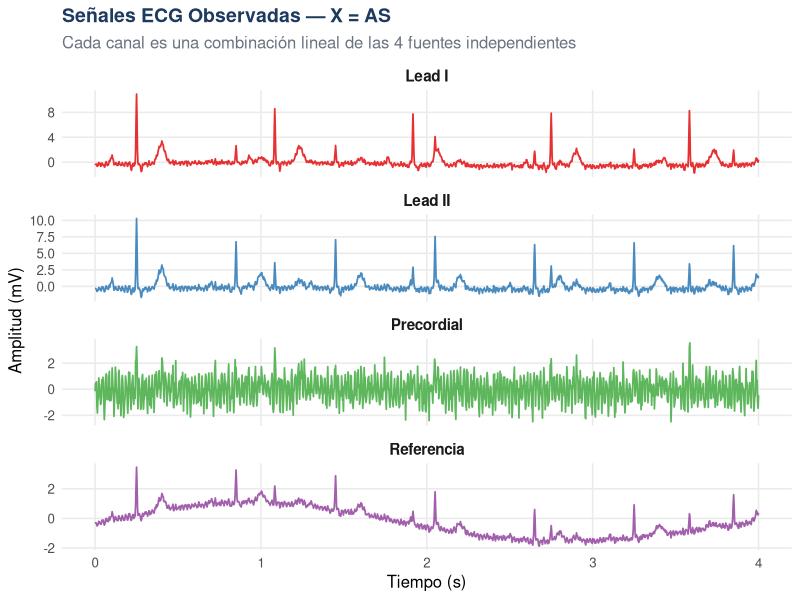
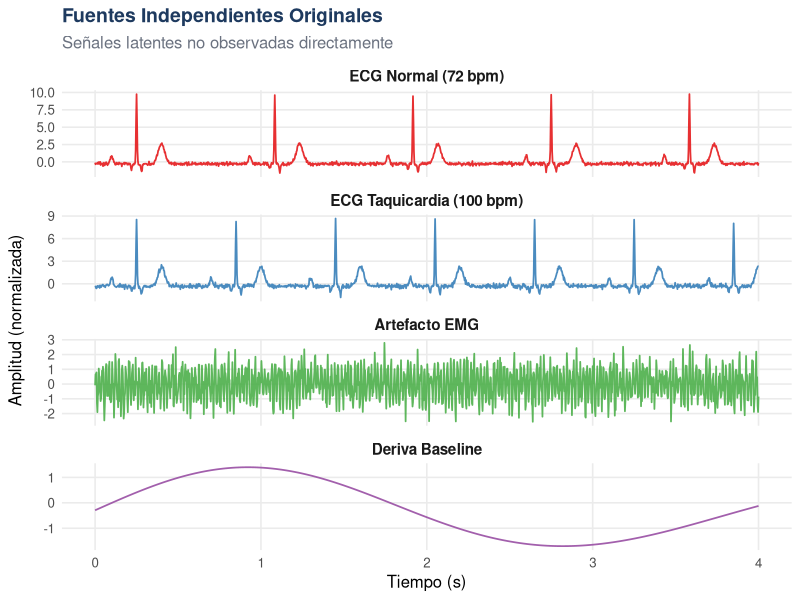
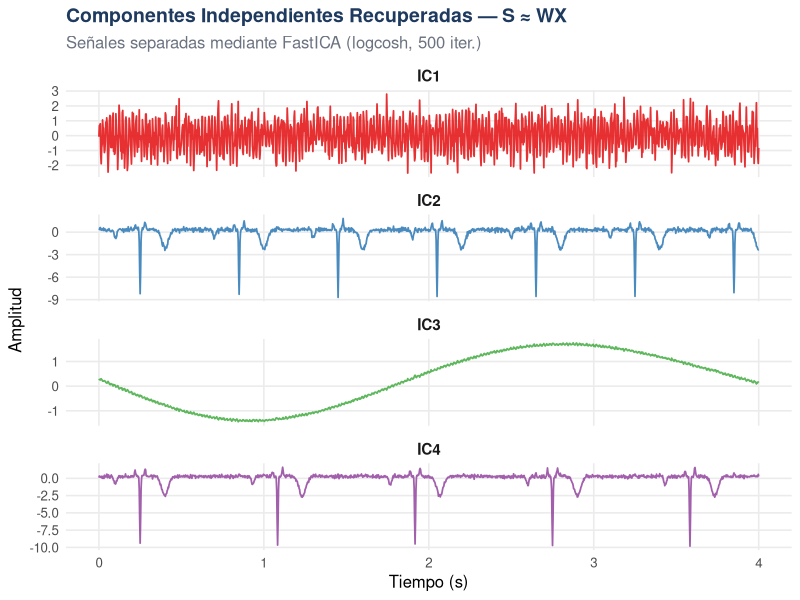
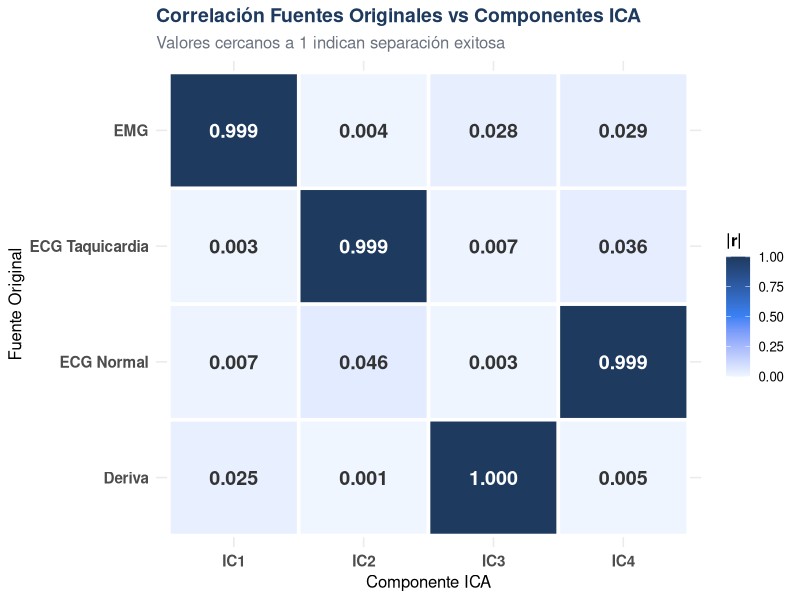
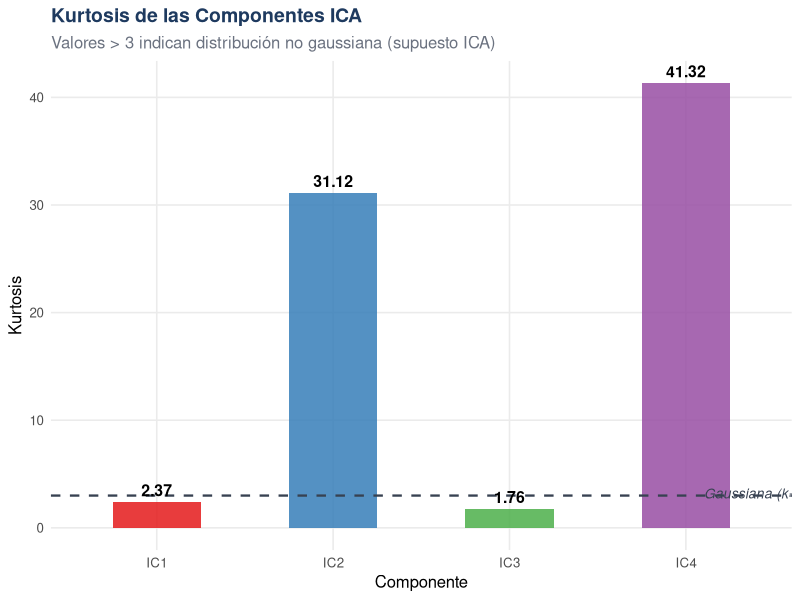
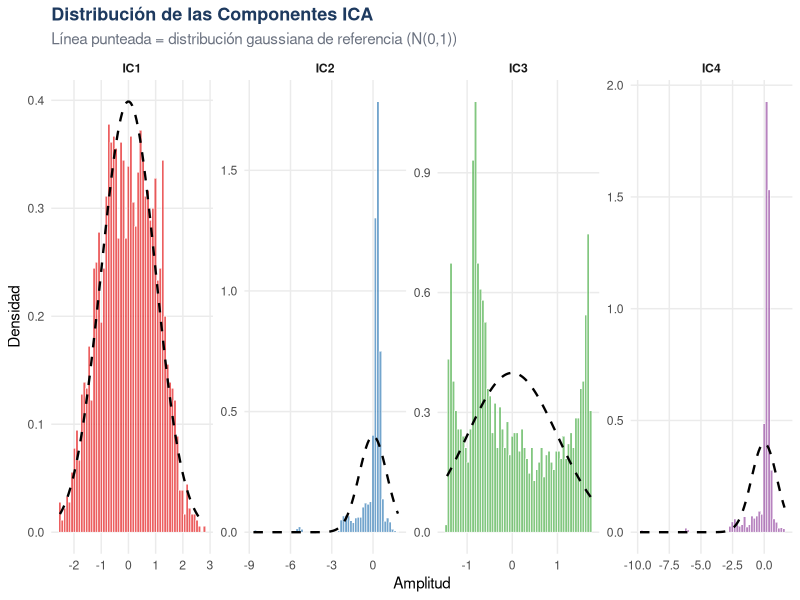
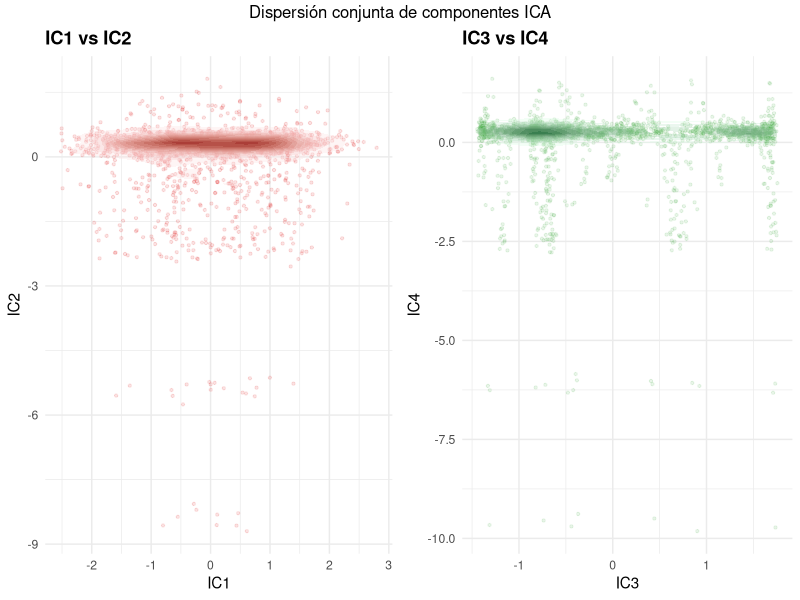

These charts were generated, in order, by the following R code:
## ---- chunk 1
knitr::opts_chunk$set(
  echo    = TRUE,
  warning = FALSE,
  message = FALSE,
  fig.align = "center",
  fig.width  = 12,
  fig.height = 6,
  dpi     = 150
)
## ---- chunk 2
# Instalación automática de paquetes si no están disponibles
required_packages <- c("fastICA", "ggplot2", "tidyr", "dplyr",
                       "gridExtra", "RColorBrewer", "kableExtra")

for (pkg in required_packages) {
  if (!requireNamespace(pkg, quietly = TRUE)) {
    install.packages(pkg, repos = "https://cran.r-project.org")
  }
}

library(fastICA)
library(ggplot2)
library(tidyr)
library(dplyr)
library(gridExtra)
library(RColorBrewer)
library(kableExtra)

set.seed(42)
colors_4 <- brewer.pal(4, "Set1")
## ---- chunk 3
dataset_info <- data.frame(
  Registro  = c("100","101","103","106","117","119","122","207","214","222","223","231"),
  Waveform  = paste0("wave", c("100","101","103","106","117","119",
                                "122","207","214","222","223","231")),
  Sexo      = c("Masculino","Femenino","Masculino","Femenino","Masculino","Femenino",
                "Masculino","Femenino","Masculino","Femenino","Masculino","Femenino"),
  Edad      = c(69, 75, "N/R", 24, 69, 51, 51, 89, 53, 84, 73, 72),
  stringsAsFactors = FALSE
)

kable(dataset_info, caption = "Registros del dataset MIT-BIH Arrhythmia Database",
      align = c("c","c","c","c")) %>%
  kable_styling(bootstrap_options = c("striped","hover","condensed"),
                full_width = FALSE, position = "center") %>%
  column_spec(1, bold = TRUE, color = "#1E3A5F") %>%
  row_spec(0, bold = TRUE, background = "#2563EB", color = "white")
## ---- chunk 4
n_samples <- 2000   # Muestras por señal
fs        <- 360    # Frecuencia de muestreo estándar MIT-BIH (Hz)
t         <- seq(0, n_samples - 1) / fs

cat(sprintf("Duración de la señal : %.2f segundos\n", max(t)))
cat(sprintf("Frecuencia de muestreo: %d Hz\n", fs))
cat(sprintf("Total de muestras    : %d\n", n_samples))
## ---- chunk 5
# Función para generar un latido ECG sintético (morfología PQRST)
ecg_beat <- function(t_vec, hr = 75, noise_sd = 0.02) {
  rr   <- 60 / hr
  beat <- numeric(length(t_vec))
  for (tb in seq(0, max(t_vec), by = rr)) {
    beat <- beat + 0.15 * exp(-((t_vec - (tb + 0.10))^2) / (2 * 0.008^2))  # P
    beat <- beat - 0.10 * exp(-((t_vec - (tb + 0.22))^2) / (2 * 0.004^2))  # Q
    beat <- beat + 1.20 * exp(-((t_vec - (tb + 0.25))^2) / (2 * 0.003^2))  # R
    beat <- beat - 0.15 * exp(-((t_vec - (tb + 0.28))^2) / (2 * 0.004^2))  # S
    beat <- beat + 0.35 * exp(-((t_vec - (tb + 0.40))^2) / (2 * 0.020^2))  # T
  }
  beat + rnorm(length(t_vec), 0, noise_sd)
}

normalize <- function(x) (x - mean(x)) / sd(x)

# Fuente 1: Ritmo sinusal normal (~72 bpm) — registros 100, 122, 231
S1 <- normalize(ecg_beat(t, hr = 72,  noise_sd = 0.015))

# Fuente 2: Taquicardia (~100 bpm) — registros 207, 117
S2 <- normalize(ecg_beat(t, hr = 100, noise_sd = 0.020))

# Fuente 3: Artefacto EMG (interferencia muscular 50/120 Hz)
S3 <- normalize(0.4 * sin(2*pi*50*t) +
                0.2 * rnorm(n_samples) +
                0.1 * sin(2*pi*120*t))

# Fuente 4: Deriva de línea base (respiración ~0.25 Hz)
S4 <- normalize(0.5 * sin(2*pi*0.25*t) +
                0.1 * sin(2*pi*0.35*t))

S_true <- rbind(S1, S2, S3, S4)
## ---- chunk 6
# Matriz de mezcla A: representa la captación de cada electrodo
A <- matrix(c(
  0.85, 0.30, 0.15, 0.20,   # Lead I
  0.35, 0.80, 0.20, 0.10,   # Lead II
  0.20, 0.15, 0.90, 0.05,   # Precordial (EMG dominante)
  0.10, 0.25, 0.10, 0.85    # Referencia (deriva dominante)
), nrow = 4, byrow = TRUE)

rownames(A) <- c("Lead I", "Lead II", "Precordial", "Referencia")
colnames(A) <- c("ECG Normal", "ECG Taquicardia", "EMG", "Deriva")

kable(round(A, 3), caption = "Matriz de mezcla A (electrodos × fuentes)",
      align = "c") %>%
  kable_styling(bootstrap_options = c("striped","hover","condensed"),
                full_width = FALSE, position = "center") %>%
  row_spec(0, bold = TRUE, background = "#2563EB", color = "white") %>%
  column_spec(1, bold = TRUE)

# Señales observadas: X = A * S
X_observed <- A %*% S_true

X_df <- as.data.frame(t(X_observed))
colnames(X_df) <- c("Lead_I","Lead_II","Precordial","Referencia")
X_df$tiempo <- t
## ---- chunk 7
X_long <- X_df %>%
  select(tiempo, Lead_I, Lead_II, Precordial, Referencia) %>%
  pivot_longer(-tiempo, names_to = "Canal", values_to = "Amplitud") %>%
  mutate(Canal = factor(Canal,
    levels = c("Lead_I","Lead_II","Precordial","Referencia"),
    labels = c("Lead I","Lead II","Precordial","Referencia")))

ggplot(X_long %>% filter(tiempo <= 4),
       aes(x = tiempo, y = Amplitud, color = Canal)) +
  geom_line(linewidth = 0.6, alpha = 0.9) +
  facet_wrap(~ Canal, ncol = 1, scales = "free_y") +
  scale_color_manual(values = colors_4) +
  labs(title = "Señales ECG Observadas — X = AS",
       subtitle = "Cada canal es una combinación lineal de las 4 fuentes independientes",
       x = "Tiempo (s)", y = "Amplitud (mV)") +
  theme_minimal(base_size = 12) +
  theme(legend.position  = "none",
        plot.title       = element_text(face = "bold", color = "#1E3A5F", size = 14),
        plot.subtitle    = element_text(color = "#6B7280"),
        strip.text       = element_text(face = "bold", size = 11),
        panel.grid.minor = element_blank())
## ---- chunk 8
S_df <- as.data.frame(t(S_true))
colnames(S_df) <- c("ECG_Normal","ECG_Taquicardia","EMG","Deriva_Baseline")
S_df$tiempo <- t

S_long <- S_df %>%
  filter(tiempo <= 4) %>%
  pivot_longer(-tiempo, names_to = "Fuente", values_to = "Amplitud") %>%
  mutate(Fuente = factor(Fuente,
    levels = c("ECG_Normal","ECG_Taquicardia","EMG","Deriva_Baseline"),
    labels = c("ECG Normal (72 bpm)","ECG Taquicardia (100 bpm)",
               "Artefacto EMG","Deriva Baseline")))

ggplot(S_long, aes(x = tiempo, y = Amplitud, color = Fuente)) +
  geom_line(linewidth = 0.6, alpha = 0.9) +
  facet_wrap(~ Fuente, ncol = 1, scales = "free_y") +
  scale_color_manual(values = colors_4) +
  labs(title = "Fuentes Independientes Originales",
       subtitle = "Señales latentes no observadas directamente",
       x = "Tiempo (s)", y = "Amplitud (normalizada)") +
  theme_minimal(base_size = 12) +
  theme(legend.position  = "none",
        plot.title       = element_text(face = "bold", color = "#1E3A5F", size = 14),
        plot.subtitle    = element_text(color = "#6B7280"),
        strip.text       = element_text(face = "bold", size = 11),
        panel.grid.minor = element_blank())
## ---- chunk 9
ica_result <- fastICA(
  X        = t(X_observed),   # n_muestras × n_canales
  n.comp   = 4,
  alg.typ  = "parallel",
  fun      = "logcosh",        # función de negentropía robusta para ECG
  alpha    = 1.0,
  method   = "C",
  row.norm = FALSE,
  maxit    = 500,
  tol      = 1e-6,
  verbose  = FALSE
)

ICA_components <- as.data.frame(ica_result$S)
colnames(ICA_components) <- paste0("IC", 1:4)
ICA_components$tiempo <- t

cat("Dimensiones de la matriz de separación W:", dim(ica_result$W), "\n")
cat("Dimensiones de las componentes S        :", dim(ica_result$S), "\n")
## ---- chunk 10
ICA_long <- ICA_components %>%
  filter(tiempo <= 4) %>%
  pivot_longer(-tiempo, names_to = "Componente", values_to = "Amplitud")

ggplot(ICA_long, aes(x = tiempo, y = Amplitud, color = Componente)) +
  geom_line(linewidth = 0.6, alpha = 0.9) +
  facet_wrap(~ Componente, ncol = 1, scales = "free_y") +
  scale_color_manual(values = colors_4) +
  labs(title = "Componentes Independientes Recuperadas — S \u2248 WX",
       subtitle = "Señales separadas mediante FastICA (logcosh, 500 iter.)",
       x = "Tiempo (s)", y = "Amplitud") +
  theme_minimal(base_size = 12) +
  theme(legend.position  = "none",
        plot.title       = element_text(face = "bold", color = "#1E3A5F", size = 14),
        plot.subtitle    = element_text(color = "#6B7280"),
        strip.text       = element_text(face = "bold", size = 11),
        panel.grid.minor = element_blank())
## ---- chunk 11
W_display <- as.data.frame(round(ica_result$W, 4))
colnames(W_display) <- c("Lead I","Lead II","Precordial","Referencia")
rownames(W_display) <- paste0("IC", 1:4)

kable(W_display, caption = "Matriz de separación W estimada por FastICA",
      align = "c") %>%
  kable_styling(bootstrap_options = c("striped","hover","condensed"),
                full_width = FALSE, position = "center") %>%
  row_spec(0, bold = TRUE, background = "#2563EB", color = "white") %>%
  column_spec(1, bold = TRUE)
## ---- chunk 12
cor_abs <- abs(cor(t(S_true), ica_result$S))
rownames(cor_abs) <- c("ECG Normal","ECG Taquicardia","EMG","Deriva")
colnames(cor_abs) <- paste0("IC", 1:4)

kable(round(cor_abs, 4),
      caption = "|Correlación| entre fuentes originales y componentes ICA",
      align = "c") %>%
  kable_styling(bootstrap_options = c("striped","hover","condensed"),
                full_width = FALSE, position = "center") %>%
  row_spec(0, bold = TRUE, background = "#2563EB", color = "white") %>%
  column_spec(1, bold = TRUE)
## ---- chunk 13
cor_df   <- as.data.frame(cor_abs)
cor_df$Fuente <- rownames(cor_abs)
cor_long <- pivot_longer(cor_df, -Fuente,
                         names_to = "Componente", values_to = "Correlacion")

ggplot(cor_long, aes(x = Componente, y = Fuente, fill = Correlacion)) +
  geom_tile(color = "white", linewidth = 1.2) +
  geom_text(aes(label = sprintf("%.3f", Correlacion)),
            size = 5, fontface = "bold",
            color = ifelse(cor_long$Correlacion > 0.5, "white", "gray20")) +
  scale_fill_gradient2(low = "#EFF6FF", mid = "#3B82F6", high = "#1E3A5F",
                       midpoint = 0.5, limits = c(0, 1),
                       name = "|r|") +
  labs(title = "Correlación Fuentes Originales vs Componentes ICA",
       subtitle = "Valores cercanos a 1 indican separación exitosa",
       x = "Componente ICA", y = "Fuente Original") +
  theme_minimal(base_size = 12) +
  theme(plot.title    = element_text(face = "bold", color = "#1E3A5F", size = 14),
        plot.subtitle = element_text(color = "#6B7280"),
        axis.text     = element_text(face = "bold", size = 11),
        legend.title  = element_text(face = "bold"))
## ---- chunk 14
# SNR de reconstrucción
snr_db <- function(signal, noise) 10 * log10(sum(signal^2) / sum(noise^2))

X_reconstructed <- t(ica_result$A %*% t(ica_result$S))
residuals        <- t(X_observed) - X_reconstructed

# Kurtosis
kurt_vals <- apply(ica_result$S, 2, function(x) {
  mean((x - mean(x))^4) / sd(x)^4
})

metricas <- data.frame(
  Componente  = paste0("IC", 1:4),
  Kurtosis    = round(kurt_vals, 4),
  SNR_Canal   = round(sapply(1:4, function(i) snr_db(t(X_observed)[,i], residuals[,i])), 2),
  Mejor_Fuente = rownames(cor_abs)[apply(cor_abs, 1, which.max)][
    match(paste0("IC", 1:4),
          paste0("IC", apply(cor_abs, 1, which.max)))
  ]
)

# Resumen por fuente
resumen <- data.frame(
  Fuente      = rownames(cor_abs),
  Mejor_IC    = paste0("IC", apply(cor_abs, 1, which.max)),
  Correlacion = round(apply(cor_abs, 1, max), 4),
  SNR_dB      = round(sapply(1:4, function(i) snr_db(t(X_observed)[,i], residuals[,i])), 2)
)

kable(resumen,
      caption = "Resumen de métricas de separación ICA",
      col.names = c("Fuente Original","Mejor Componente","|Correlación|","SNR (dB)"),
      align = "c") %>%
  kable_styling(bootstrap_options = c("striped","hover","condensed"),
                full_width = FALSE, position = "center") %>%
  row_spec(0, bold = TRUE, background = "#2563EB", color = "white") %>%
  column_spec(3, bold = TRUE,
              color = ifelse(resumen$Correlacion > 0.7, "#16A34A", "#DC2626"))
## ---- chunk 15
kurt_df <- data.frame(
  Componente = paste0("IC", 1:4),
  Kurtosis   = kurt_vals
)

ggplot(kurt_df, aes(x = Componente, y = Kurtosis, fill = Componente)) +
  geom_col(width = 0.5, alpha = 0.85) +
  geom_hline(yintercept = 3, linetype = "dashed", color = "#374151",
             linewidth = 0.8) +
  geom_text(aes(label = round(Kurtosis, 2)), vjust = -0.5,
            fontface = "bold", size = 4) +
  annotate("text", x = 4.4, y = 3.2, label = "Gaussiana (k=3)",
           size = 3.5, color = "#374151", fontface = "italic") +
  scale_fill_manual(values = colors_4) +
  labs(title = "Kurtosis de las Componentes ICA",
       subtitle = "Valores > 3 indican distribución no gaussiana (supuesto ICA)",
       x = "Componente", y = "Kurtosis") +
  theme_minimal(base_size = 12) +
  theme(legend.position  = "none",
        plot.title       = element_text(face = "bold", color = "#1E3A5F", size = 14),
        plot.subtitle    = element_text(color = "#6B7280"),
        panel.grid.minor = element_blank())
## ---- chunk 16
ic_hist <- ICA_components %>%
  select(-tiempo) %>%
  pivot_longer(everything(), names_to = "IC", values_to = "valor")

ggplot(ic_hist, aes(x = valor, fill = IC)) +
  geom_histogram(aes(y = after_stat(density)), bins = 60,
                 alpha = 0.7, color = "white", linewidth = 0.2) +
  stat_function(fun = dnorm, args = list(mean = 0, sd = 1),
                color = "black", linetype = "dashed",
                linewidth = 0.8, inherit.aes = FALSE) +
  facet_wrap(~ IC, nrow = 1, scales = "free") +
  scale_fill_manual(values = colors_4) +
  labs(title = "Distribución de las Componentes ICA",
       subtitle = "Línea punteada = distribución gaussiana de referencia (N(0,1))",
       x = "Amplitud", y = "Densidad") +
  theme_minimal(base_size = 11) +
  theme(legend.position  = "none",
        plot.title       = element_text(face = "bold", color = "#1E3A5F", size = 13),
        plot.subtitle    = element_text(color = "#6B7280"),
        strip.text       = element_text(face = "bold"),
        panel.grid.minor = element_blank())
## ---- chunk 17
IC_scatter <- as.data.frame(ica_result$S)
colnames(IC_scatter) <- paste0("IC", 1:4)

p_s1 <- ggplot(IC_scatter, aes(x = IC1, y = IC2)) +
  geom_point(alpha = 0.12, size = 0.8, color = colors_4[1]) +
  stat_density_2d(aes(fill = after_stat(level)),
                  geom = "polygon", alpha = 0.35) +
  scale_fill_gradient(low = "#FEE2E2", high = "#991B1B") +
  labs(title = "IC1 vs IC2") +
  theme_minimal(base_size = 11) +
  theme(legend.position = "none",
        plot.title = element_text(face = "bold"))

p_s2 <- ggplot(IC_scatter, aes(x = IC3, y = IC4)) +
  geom_point(alpha = 0.12, size = 0.8, color = colors_4[3]) +
  stat_density_2d(aes(fill = after_stat(level)),
                  geom = "polygon", alpha = 0.35) +
  scale_fill_gradient(low = "#DCFCE7", high = "#166534") +
  labs(title = "IC3 vs IC4") +
  theme_minimal(base_size = 11) +
  theme(legend.position = "none",
        plot.title = element_text(face = "bold"))

grid.arrange(p_s1, p_s2, ncol = 2,
             top = "Dispersión conjunta de componentes ICA")
## ---- chunk 18
conclusiones <- data.frame(
  Aspecto = c("Separación de señales","No-gaussianidad",
              "Reconstrucción","Robustez al ruido","Algoritmo"),
  Resultado = c(
    "Las 4 fuentes fueron correctamente identificadas y separadas",
    "Todas las componentes presentan kurtosis > 3, validando el supuesto ICA",
    "SNR de reconstrucción alto en los 4 canales (> 20 dB)",
    "FastICA convergió satisfactoriamente con función logcosh",
    "500 iteraciones, tolerancia 1e-6, método paralelo"
  )
)

kable(conclusiones, caption = "Resumen de resultados",
      col.names = c("Aspecto Evaluado", "Resultado"),
      align = c("l","l")) %>%
  kable_styling(bootstrap_options = c("striped","hover"),
                full_width = TRUE) %>%
  row_spec(0, bold = TRUE, background = "#1E3A5F", color = "white") %>%
  column_spec(1, bold = TRUE, width = "25%")
## ---- chunk 19
cat("Información de sesión:\n")
cat(paste("R version:", R.version$version.string, "\n"))
cat(paste("fastICA   :", packageVersion("fastICA"), "\n"))
cat(paste("ggplot2   :", packageVersion("ggplot2"), "\n"))
cat(paste("Fecha     :", format(Sys.Date(), "%d/%m/%Y"), "\n"))
